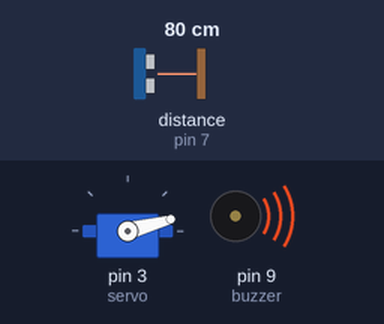
Bench run of a sketch on a simulated Arduino Uno, built with avr-gcc and run on an emulated ATmega328P. Shown: servo, buzzer (waves = sounding). Wiring (inferred from the names in the program): ultrasonic range finder: trigger pin 6; echo pin 7. The test bench sets the inputs (shaded band); at power-on: distance to the obstacle (sensor on pin 7) 80 cm. The echo pulse lasts 58.3 µs per cm; what the sketch prints to the serial monitor is not drawn.

Above: at 1.2 s.
1.3 s: distance to the obstacle (sensor on pin 7) set to 145 cm
At 1.9 s:
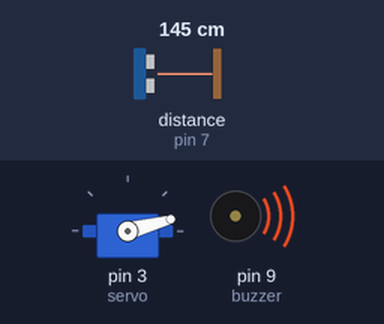
4.3 s: distance to the obstacle (sensor on pin 7) set to 153 cm
At 5.0 s:
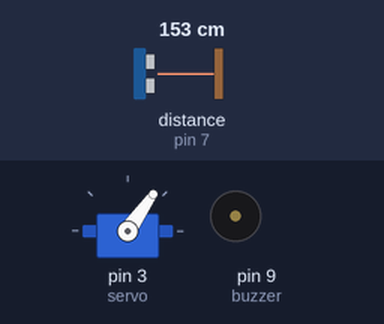
7.3 s: distance to the obstacle (sensor on pin 7) set to 2 cm
At 8.5 s:
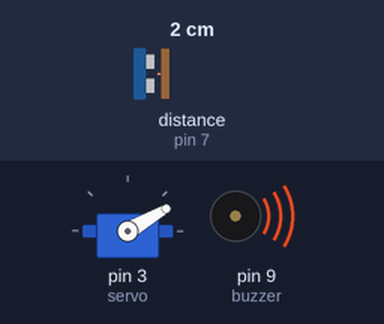
Timing chart, 0 to 10.3 s (numbered marks = the images above; inputs shaded):
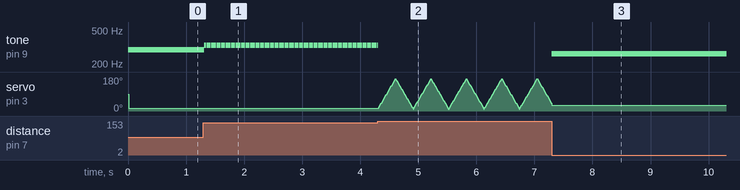

Measured:
- the behaviour switches between 149 and 150 cm on distance to the obstacle (sensor on pin 7) (found by bisection; images 1 and 2)
- after the input at 1.3 s, tone on pin 9 (buzzer): alternates 330 Hz for 0.01 s and silent for 0.01 s, starting at once
- after the input at 7.3 s, tone on pin 9 (buzzer): silent → 262 Hz at once

The sketch:

sonar_radar.ino
```cpp
//Sonar Radar
//SG90 mikro Servo
//kırmız +5V, kahve gnd, turuncu kontrol
#include <Servo.h>
Servo  servo;

#define _sol 1
#define sag 0
#define _var 1
#define _yok 0

#define buzzer  9

//Notalarla ilgili tanımlamalar
const int Do = 262;
const int re = 294;
const int mi = 330;
const int fa = 349;
const int sol = 392;
const int la = 440;
const int si = 494;
const int doi = 523;
const int notalar[] = {Do, re, mi, fa, sol, la, si, doi};

int uzaklik = 0;

byte aci = 15;
bool yon = _sol;
boolean dur=false;
long zaman_print=0;

void setup() {

  servo.attach(3);
  Serial.begin(9600);
  zaman_print=millis();

}

void loop() {

  uzaklik = sonarSensOku();

  if(!dur){
    servo.write(aci);
  }
  if(uzaklik<150){
    sonar_ses(uzaklik);
    dur=true;
  }else dur=false;

  if (yon == _sol&&!dur){
    aci += 5;
   }
  if (yon == sag&&!dur ) {
    aci -= 5;
  }
  if (aci > 165) {
    yon = sag;

  }
  if (aci < 15) {
    yon = _sol;
  }

  if(millis()-zaman_print>1000){
    Serial.println(uzaklik);
    zaman_print=millis();
  }

}//loop

int sonarSensOku() {

  const int trigPin = 6;
  const int echoPin = 7 ;

  long duration = 0;

  pinMode(trigPin, OUTPUT);
  pinMode(echoPin, INPUT);

  digitalWrite(trigPin, LOW);
  delayMicroseconds(2);
  digitalWrite(trigPin, HIGH);
  delayMicroseconds(10);
  digitalWrite(trigPin, LOW);

  duration = pulseIn(echoPin, HIGH);
  return (duration / 29 / 2); //cm
}

int buzzer_b()
{
  int uz = sonarSensOku();

  Serial.println(uz);
  pinMode(buzzer, OUTPUT);
  int deger = uz;
  int pitch = 50 + deger * 3;
  tone(buzzer, pitch, 100); ;
  Serial.println(uz);

}

void sonar_ses(int yap) {
  if (yap < 50) {

    Serial.println(yap);
    tone(buzzer, Do);
    delay(10);
    noTone(buzzer);
  }
  if (yap > 50 && yap < 100) {

    Serial.println(yap);
    tone(buzzer, re);
    delay(10);
    noTone(buzzer);
  }
  if (yap > 100 && yap < 150) {
    Serial.println(yap);

    tone(buzzer, mi);
    delay(10);
    noTone(buzzer);
  }
  if (yap > 150 && yap  < 200) {
    tone(buzzer, fa);
    delay(10);
    noTone(buzzer);
  }
  if (yap > 200) noTone(buzzer);

}//

void servo_test() {
  byte x = 0;

  for (x = 0; x < 180; x += 3) {
    servo.write(x);
    delay(17);
  }
  delay(500);
  for (x = 180; x > 5; x -= 3) {
    servo.write(x);
    delay(17);
  }
  servo.write(180);
  delay(1500);
}
```
